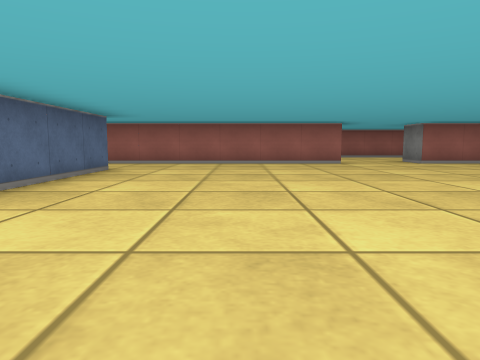
[1] (above)

21 first-person views from a walk through a cub3D ray-caster map. The camera is about half as high as the walls, tilts 6° down and sees 70° across. The floor is counted in squares. Each view is taken from the middle of a square. On the plan, view 1 faces up. The plan holds only what a view shows up to about 9 squares ahead; the rest is blank.

[2]
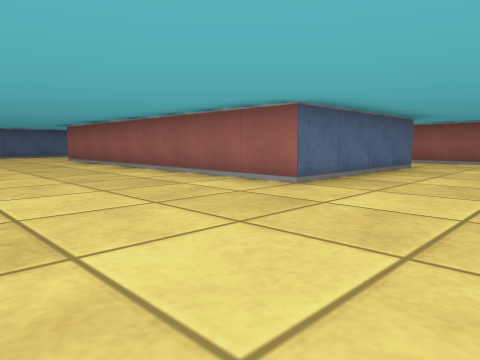

[3]
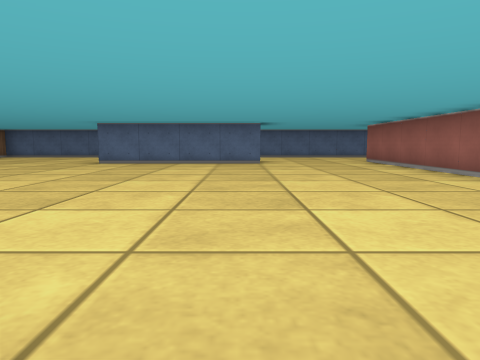

[4]
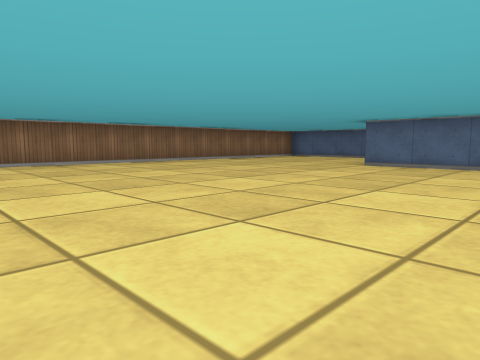

[5]
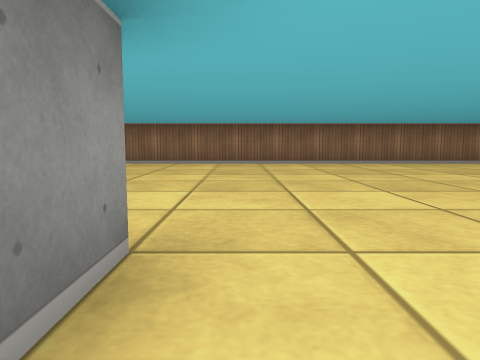

[6]
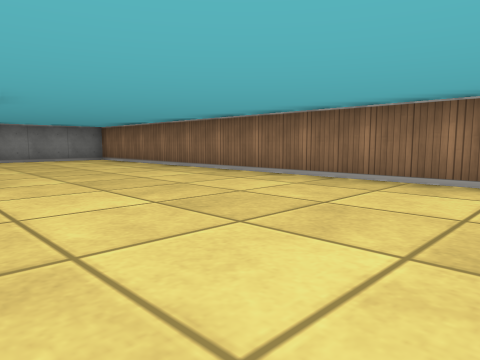

[7]
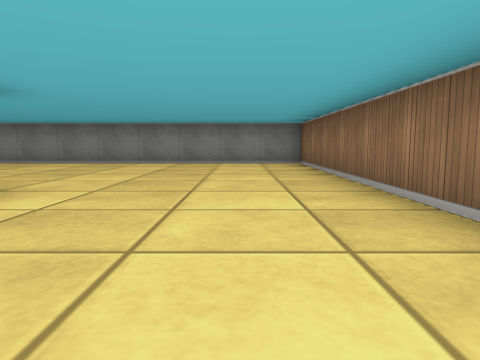

[8]
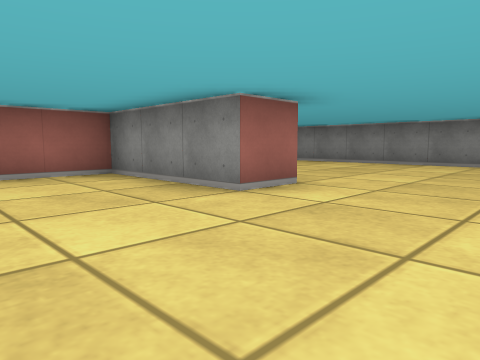

[9]
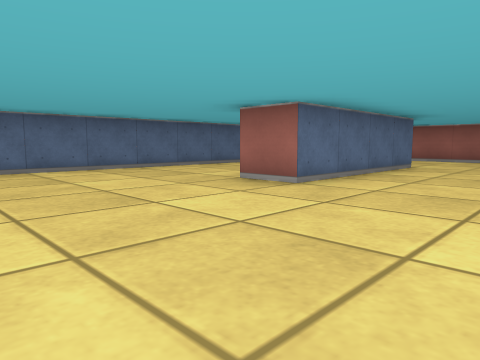

[10]
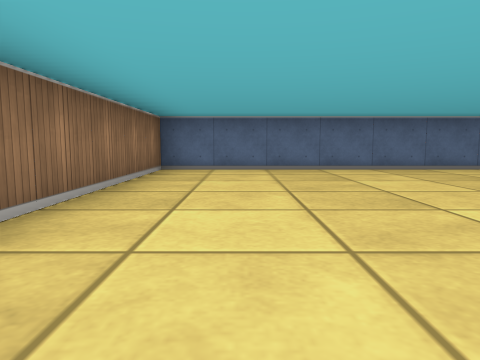

[11]
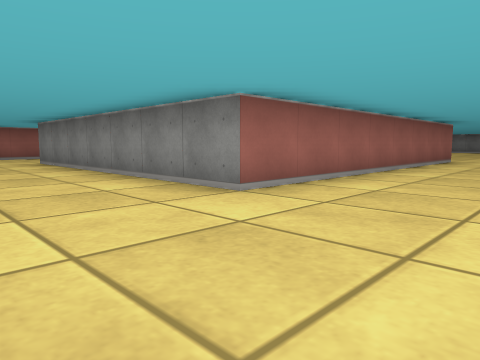

[12]
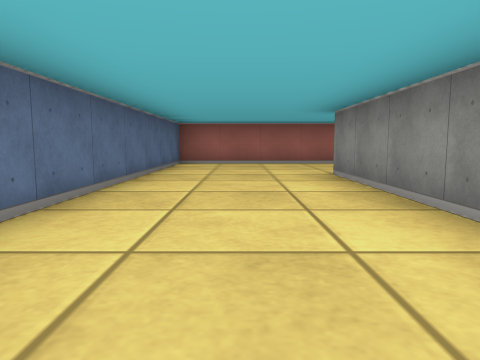

[13]
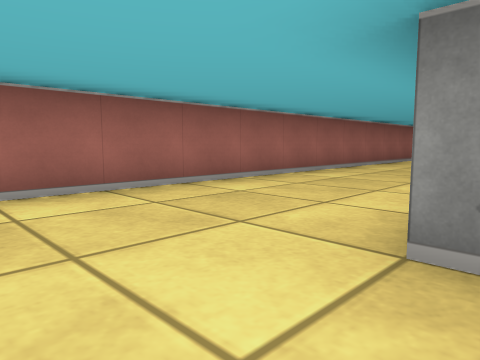

[14]
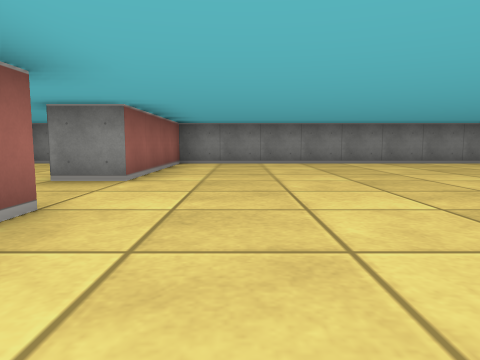

[15]
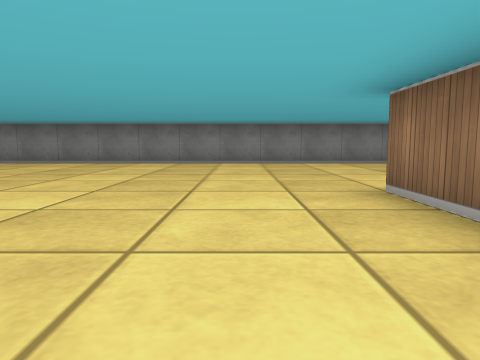

[16]
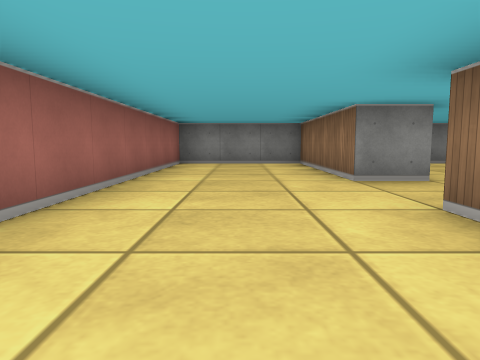

[17]
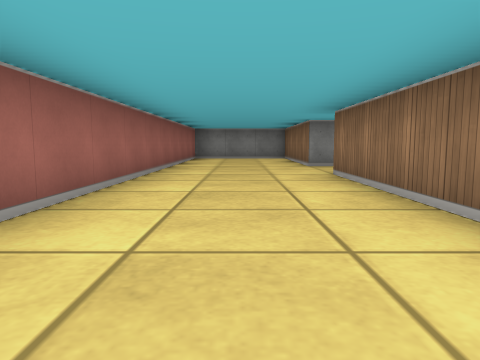

[18]
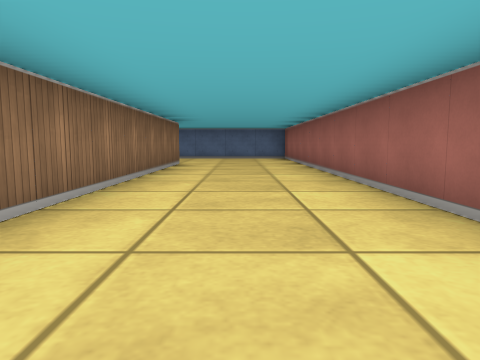

[19]
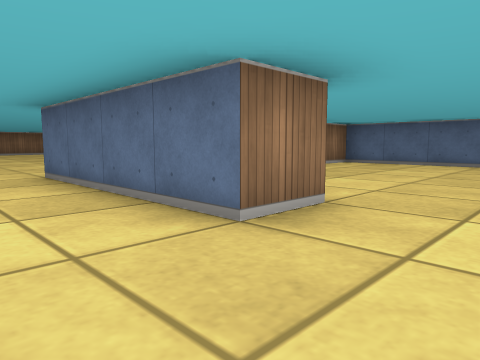

[20]
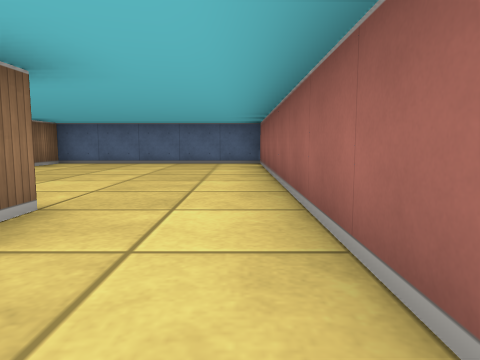

[21]
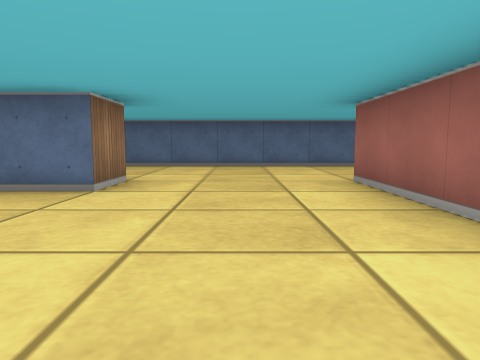

### Floor plan
Points are (right, up) in squares from view 1. A wall is a line through its corners. A room is listed if a view was taken in it or the views show most of it. See-through windows are left out.
Room 1 (views 1, 2, 3, 4, 5, 6, 7, 8, 9, 10, 11, 12, 13, 14, 15, 16, 17, 18, 19, 20, 21)
walls: (-1.5, -2.5) (-1.5, -1.6); (2, -1.5) (3.5, -1.5); (-3.6, 6.5) (-2.5, 6.5) (-2.5, 2.5) (-10.5, 2.5) (-10.5, 9.5) (-4, 9.5); (-1, 9.5) (2.5, 9.5); (3.6, -5.5) (2.5, -5.5) (2.5, -2.5) (0.9, -2.5); (-10.5, -0.5) (-9.5, -0.5) (-9.5, -4.5) (-10.5, -4.5); (2.6, 8.5) (-3.6, 8.5); (-2.6, 12.5) (-13.5, 12.5) (-13.5, 6); (-13.5, 3.6) (-13.5, -9.5) (8.5, -9.5) (8.5, 8.5) (4.5, 8.5) (4.5, 9.5) (8.5, 9.5) (8.5, 12.5) (-1, 12.5)
ways out: opening at (-3, 7.5) to room 2
Room 2 (no view inside)
walls: (-3.6, 8.5) (-9.5, 8.5) (-9.5, 3.5) (-8.5, 3.5)
ways out: opening at (-3, 7.5) to room 1

Positions as (right, up) in squares from view 1, and headings:
1: (0, 0), facing up
2: (0, -1), facing up-left
3: (-1, -1), facing left
4: (-2, -1), facing down-left
5: (-2, -1), facing down
6: (-2, -5), facing down-right
7: (0, -8), facing right
8: (0, -8), facing up-right
9: (-7, -8), facing up-left
10: (-7, -8), facing left
11: (-13, 0), facing up-right
12: (-12, 4), facing up
13: (-12, 9), facing up-right
14: (0, 7), facing right
15: (0, 0), facing right
16: (0, 11), facing right
17: (-3, 11), facing right
18: (-2, 11), facing left
19: (-1, 8), facing down-left
20: (-1, 8), facing left
21: (-6, 1), facing left
